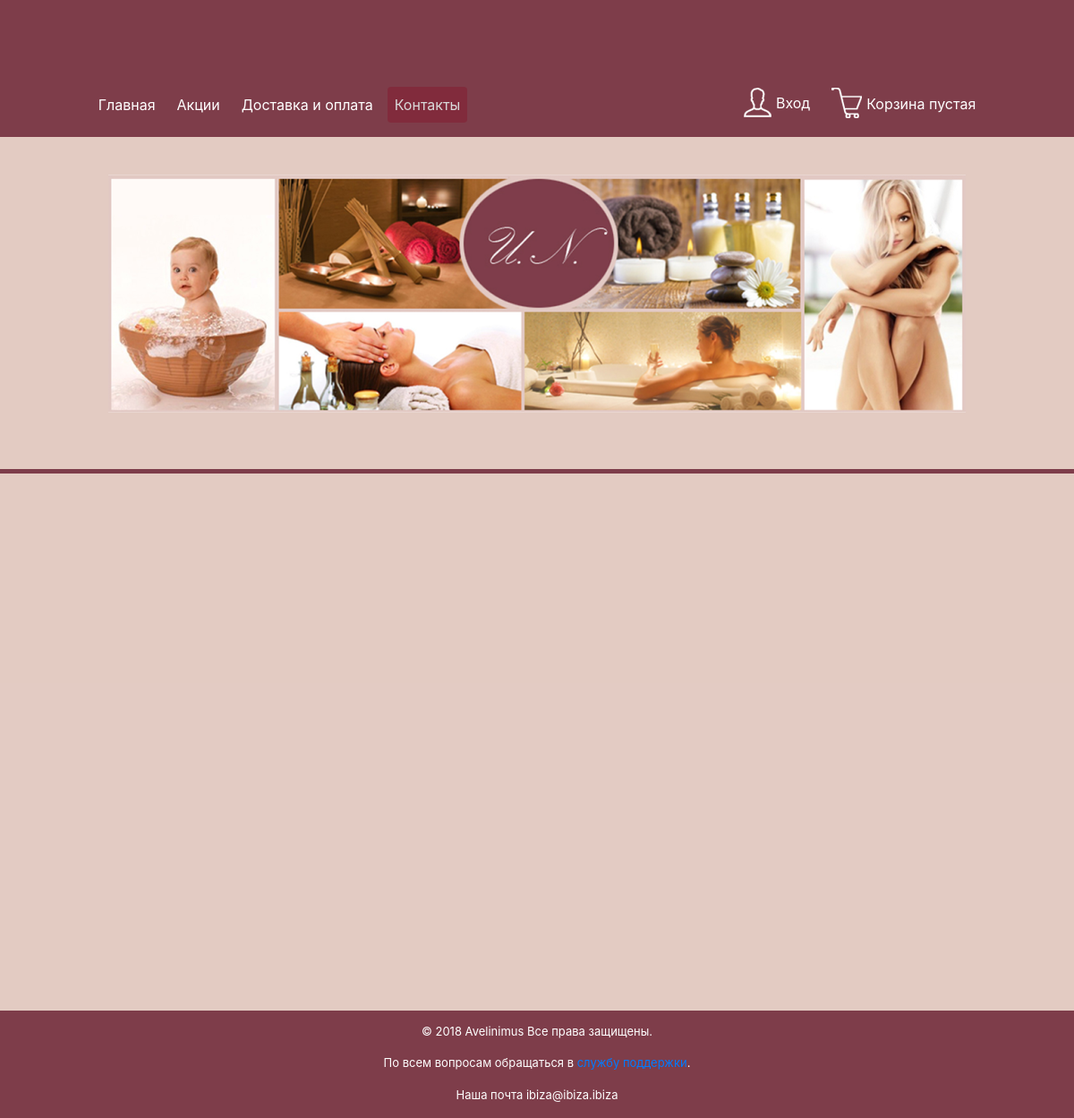
Page /ru/contact/ on the earlier database version.
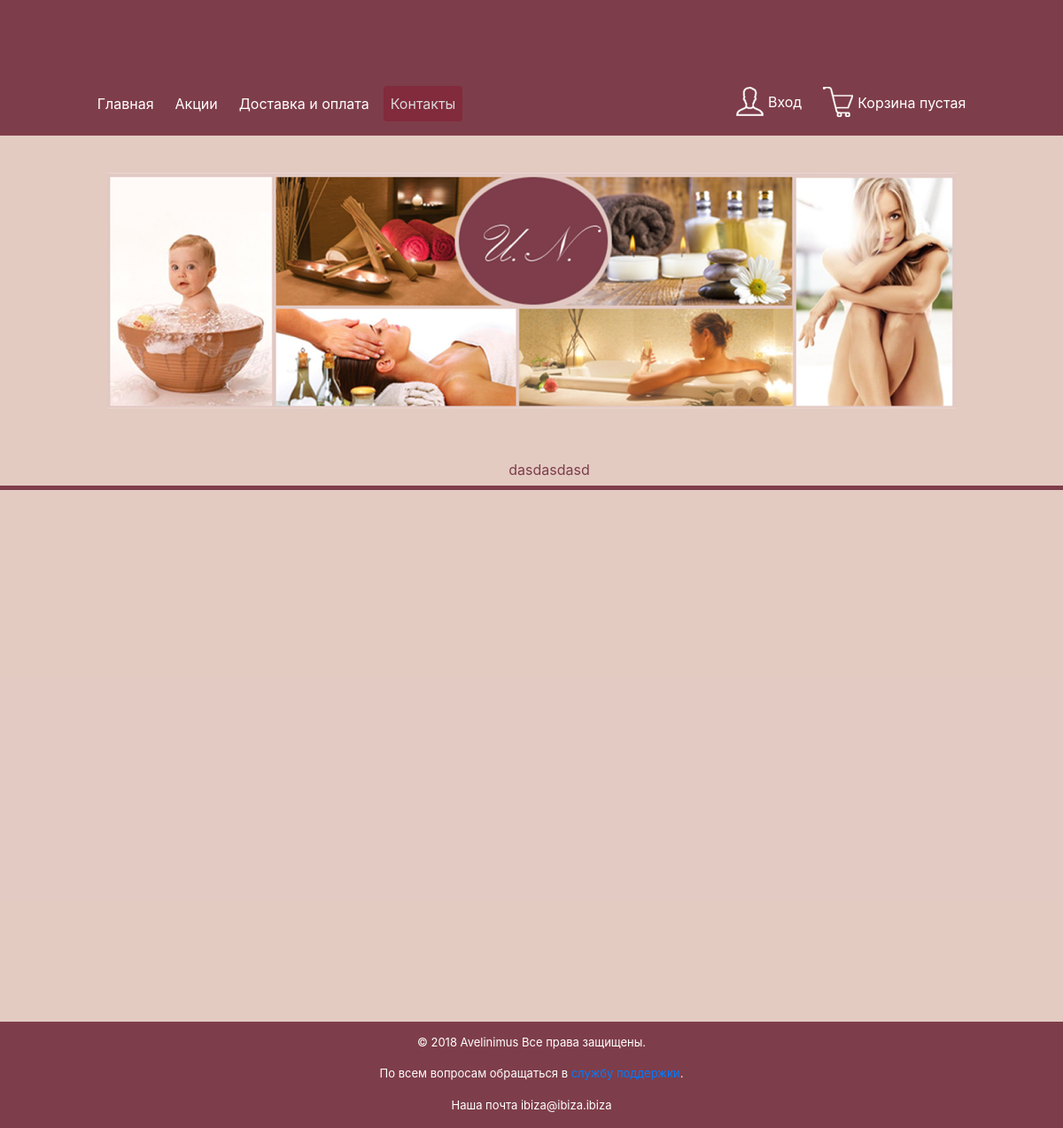
Same page on the later database version.
### ru/models.py (models this page shows, shortened)
class Category(models.Model):
    class Meta:
        ordering = ['name']
        verbose_name = 'Категория'
        verbose_name_plural = 'Категории'
    name = models.CharField(max_length=100, db_index=True, verbose_name="Категория")
    slug = models.SlugField(max_length=200, db_index=True,
                            unique=True, help_text='Нужно использовать для создания "хороших" URL-ов')
    available = models.BooleanField(default=True, verbose_name="Отображать")
    def get_absolute_url(self):
        return reverse('ru:category_detail', args={self.slug})

### ru/views.py (the view)
# urls.py: path('contact/', views.contact, name='contact'),
def contact(request):
    category_list = Category.objects.all()
    products_list = Products.objects.all()
    return render(request, 'ru/contact.html', {
        'category_list': category_list,
        'products_list': products_list,
    })

### ru/cart.py (called while the page is built)
    def __len__(self):
        return sum(item['quantity'] for item in self.cart.values())

### ru/context_processors.py (called while the page is built)
def cart(request):
    return {'cart': Cart(request)}

### templates/ru/contact.html (shortened to what this page needs)
{% extends 'ru/base.html' %}
    {% load static %}
    {% block top_menu %}
        <div class="top-menu">
            <ul class="navbar-nav mr-auto">
                <li class="nav-item">
                    <a class="nav-link" href="{% url "ru:category_list" %}">Главная</a>
                </li>
                <li class="nav-item">
                    <a class="nav-link" href="{% url "ru:shares_list" %}">Акции</a>
                </li>
                <li class="nav-item">
                    <a class="nav-link" href="{% url "ru:payment" %}">Доставка и оплата</a>
                </li>
                <li class="nav-item active">
                    <a class="nav-link" href="{% url "ru:contact" %}">Контакты</a>
                </li>
            </ul>
        </div>
    {% endblock %}

### templates/ru/base.html (shortened to what this page needs)
<!DOCTYPE html>
<html lang="en">
<head>
    {% load static %}
    {% load account %}
    <link rel="stylesheet" href = "{% static 'css/styles.css' %}">
    <link rel="stylesheet" href = "{% static 'css/bootstrap_menu.css' %}">
    <link rel="stylesheet" href="https://maxcdn.bootstrapcdn.com/bootstrap/4.0.0/css/bootstrap.min.css">
</head>
<body>
<div class='container-fluid container-fluid-reformat'>
    <div class="row block_01">
        <nav class="navbar navbar-expand-lg custom-toggler" style="width: 100%;">
            <br>
            <div class="collapse navbar-collapse" id="navbarSupportedContent" align="center" style="margin: 7% 7% auto">
                {% block top_menu %}{% endblock %}
                <div class="top-menu" style="margin: 0 0 0 auto;">
                    <ul class="navbar-nav mr-auto">
                        {% if not user.is_active %}
                            <li class="nav-item">
                                <a class="nav-link" href="{% url 'account_login' %}"><img src="{% static 'ru/images/login.png' %}" style="margin-right: 5px;margin-bottom: 5px">Вход</a>
                            </li>
                        {% else %}
                            <li class="nav-item">
                                <a class="nav-link" href="{% url 'ru:my_room' %}"><img src="{% static 'ru/images/login.png' %}" style="margin-right: 5px;margin-bottom: 5px">Моя комната</a>
                            </li>
                        {% endif %}
                        <li class="nav-item">
                            <a class="nav-link" href="{% url 'ru:cart_detail' %}"><img src="{% static 'ru/images/card.png' %}" style="margin-right: 5px; margin-bottom: 5px">Корзина
                            {% with total_items=cart|length %}
                                {% if cart|length > 0 %}
                                    на {{ cart.get_total_price_with_discount }} грн.
                                {% else %}
                                    пустая
                                {% endif %}
                            {% endwith %}
                            </a>
                        </li>
                    </ul>
                </div>
            </div>
        </nav>
    </div>
    <div class="row block_02">
        <div class="col-12"><a href="{% url "ru:category_list" %}"><img src="{% static 'ru/images/main_img.png' %}" align="center"></a>
        </div>
        <div class="col-12 categories" style="padding-top: 15px;">
            <ul>
                {% for category in category_list %}
                    {% if category.available %}
                        {% if category.rel_category.count %}
                            <li>
                                <a href="{{ category.get_absolute_url }}">{{ category.name }}</a>
                            </li>
                        {% endif %}
                    {% endif %}
                {% endfor %}
            </ul>
        </div>
    </div>
    <div class="row block_03">
    </div>
    <div class="row block_04">
        <div class="col-12 footer_reformat">
            <p>© 2018 Avelinimus Все права защищены.</p>
            <p>По всем вопросам обращаться в<a href="{% url 'ru:support' %}"> службу поддержки</a>.</p>
            <p>Наша почта ibiza@ibiza.ibiza</p>
      </div>
    </div>
</body>
</html>

Differences in the rows shown:
added Category: name "dasdasdasd"
